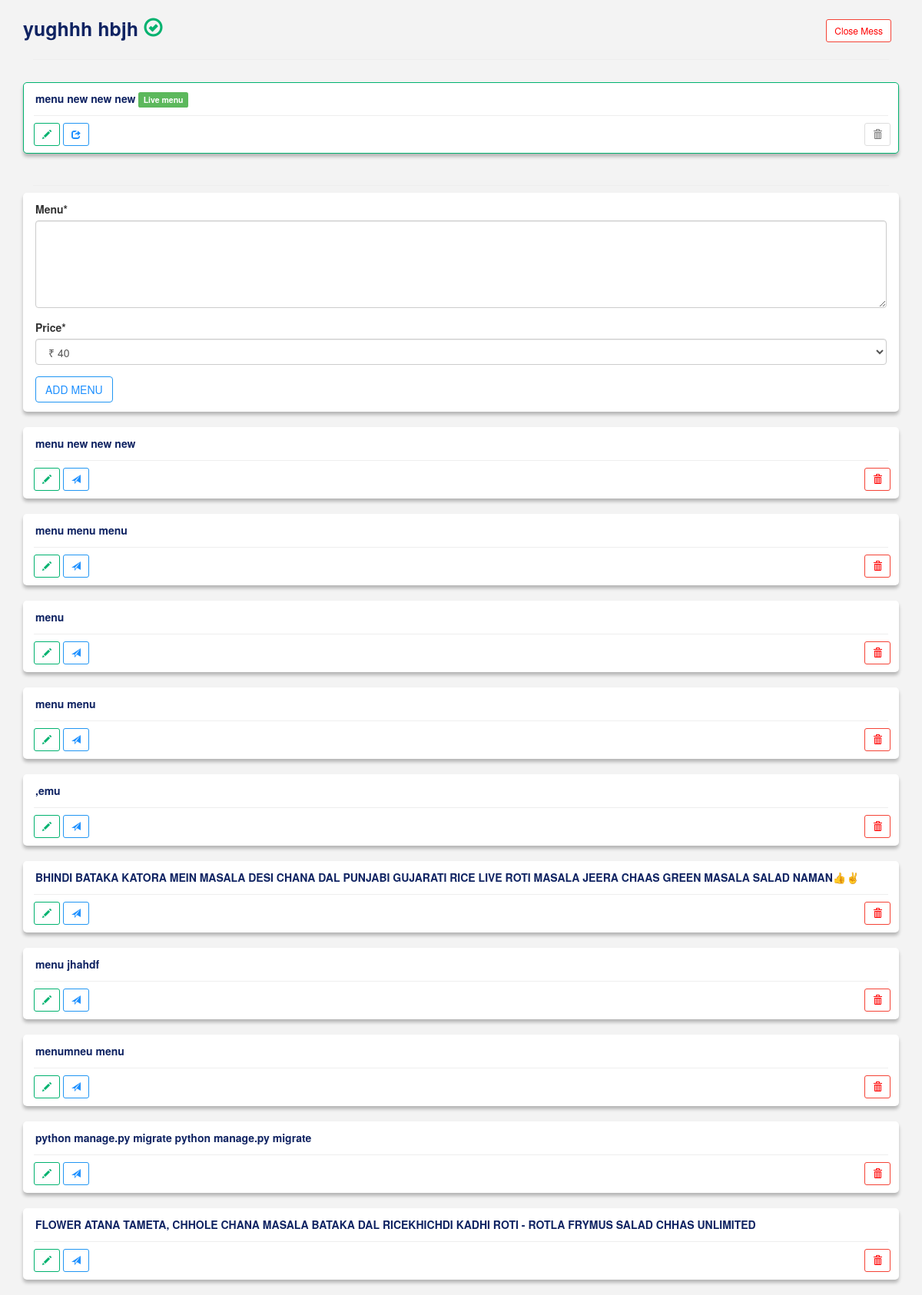
/auth/mymess/sure/ (signed in), run on an earlier commit of the app's database.
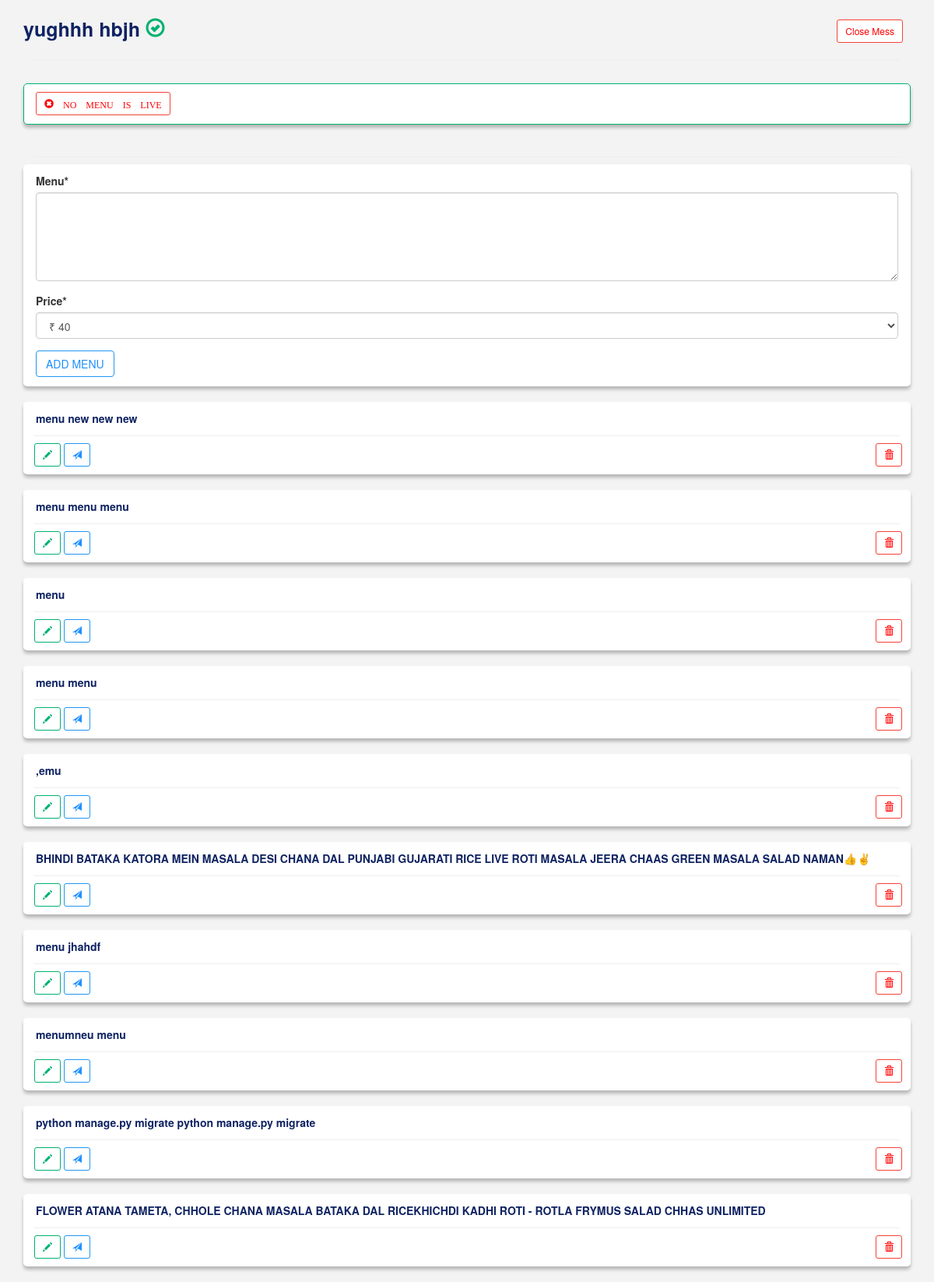
And on a later commit of the database.
### users/models.py (models this page shows, shortened)
class Profile(models.Model):
	user = models.OneToOneField(User, on_delete=models.CASCADE)
	image = models.ImageField(default='default.jpg', upload_to='profile_pics')
	mess_name = models.CharField(max_length=30, blank=True)
	area = models.CharField(max_length=40,choices=PIN_CHOICES, default='Fateganj')
	number = models.CharField(max_length=10, blank=True)
	location = models.URLField(max_length=300, blank=True)
	city = models.CharField(max_length=40,choices=CITY_CHOICES, default='VADODARA')
	zone = models.CharField(max_length=40,choices=ZONE_CHOICES, default='zone-1')
	close = models.BooleanField(default=False)
	follower = models.IntegerField(default=0)

### blog/models.py (models this page shows, shortened)
class Post(models.Model):
	menu = models.TextField(max_length=350)
	image = models.ImageField(default='default.jpg', upload_to='profile_pics')
	date_posted = models.DateTimeField(default=timezone.now)
	session = models.CharField(max_length=10, blank=True)
	price = models.CharField(max_length=5,choices=PRICE_CHOICES, default='40')
	active = models.BooleanField(default=True)
	city = models.CharField(max_length=40,default='VADODARA')
	author = models.ForeignKey(User, on_delete=models.CASCADE)

### users/views.py (the view)
# urls.py: path('mymess/<username>/', user_views.mymess, name='mymess'),
@login_required
def mymess(request, username):
	user=request.user
	if user.is_authenticated:
		if request.method == "POST":
			form = AddMenuForm(request.POST)
			if form.is_valid():
				posts = Post.objects.filter(author=request.user)
				for i in posts:
						i.active = False
						i.session = 'old'
						i.save()
				menu = form.save(commit=False)
				if timezone.now().hour > 14:
					menu.session = 'dinner'
				else:
					menu.session = 'lunch'
				menu.author = request.user
				menu.city = request.user.profile.city
				menu.save()
				messages.success(request, f'MENU ADDED')
				return redirect('mymess', username=request.user)
		else:
			form = AddMenuForm()
	user = User.objects.get(username=username)
	active_post = Post.objects.filter(author=request.user).filter(active=True)
	posts = Post.objects.filter(author=request.user).order_by('-date_posted')[:10][::1]
	if timezone.now().hour > 14:
		session = 'dinner'
	else:
		session = 'lunch'
	if request.user == user:
		context = locals()
		return render(request, 'users/mymess.html', context)

### blog/forms.py
class AddMenuForm(forms.ModelForm):
	class Meta:
		model = Post
		fields = ['menu', 'price']
	def __init__(self, *args, **kwargs):
		super(AddMenuForm, self).__init__(*args, **kwargs) # Call to ModelForm constructor
		self.fields['menu'].widget.attrs['cols'] = 5
		self.fields['menu'].widget.attrs['rows'] = 5

### users/templates/users/mymess.html (shortened to what this page needs)
{% extends "blog/base.html" %}
{% load crispy_forms_tags %}
{% block content %}
<div class="container">
    <div class="row">
      <div class="container">
        <dt style="font-size: 25px;">
          <strong>
               {{ user.profile.mess_name }}
               {% if user.profile.close == True %}
               <span class="glyphicon glyphicon-remove-sign" style="color: #f44336;"></span>
               {% else %}
               <span class="glyphicon glyphicon-ok-circle" style="color: #00b26f;"></span>
               {% endif %}
               {% if user.profile.close == False %}
               <a style="float: right; padding-right: 10px;" href="{% url 'close_mess' user.username %}">
               <button  type="button" class="btn btn-default danger btn-sm">Close Mess</button>
               </a>
               {% else %}
               <a style="float: right; padding-right: 10px;" href="{% url 'open_mess' user.username %}">
               <button  type="button" class="btn btn-default info btn-sm">Open Mess</button>
               </a>
               {% endif %}
            </strong>
          </dt>
        </div>
      </div></br><hr><br>
    {% for post in active_post %}
          {% if post.author.profile.close == False %}
                  {% if session == post.session %}
                  <div class="panel panel-outline" style="border-color: #00b26f;">
                  <div class="panel-heading">
                  <span class="text-left"> <dt><strong> {{ post.menu }} <span class="label label-success">Live menu</span> </strong></dt>
                  </div><hr>
                  <div class="panle-body">
                         <div class="a">
                         <a href="{% url 'post-update' post.id %}">
                         <button  type="button" class="btn btn-default success btn-sm">
                         <span class="glyphicon glyphicon-pencil"></span></button>
                         </a>
                         <a href="#">
                         <button  type="button" class="btn btn-default info btn-sm">
                         <span class="glyphicon glyphicon-share"></span></button>
                         </a>
                         <a style="float: right; padding-right: 10px;" href="#">
                         <button class="btn btn-default btn-sm disabled">
                         <span class="glyphicon glyphicon-trash"></span></button>
                         </a>
                         </div>
                  </div>
                  </div>
                  {% else %}
                    <div class="panel panel-outline" style="border-color: #00b26f;">
                    <div class="panel-heading">
                    <a href="#">
                    <button type="button" class="btn danger btn-default btn-sm" >
                    <span class="glyphicon glyphicon-remove-sign"> NO MENU IS LIVE </span>
                    </button>
                    </a>
                    </div>
                    </div>
                  {% endif %}
          {% endif %}<br><hr>
    {% endfor %}
    {% if form %}
              <div class="panel panel-outline">
              <div class="panel-heading">
                   <form method="POST">
                   <fieldset>
                   {{ form|crispy }}
                   </fieldset>
                   <button class="btn info btn-default" type="submit">ADD MENU</button>
                   </form>
              </div>
              </div>
    {% endif %}
    {% for post in posts %}
          <div class="panel panel-outline">
          <div class="panel-heading">
          <span class="text-left"> <dt><strong> {{ post.menu }}</strong></dt>
          </div><hr>
          <div class="panle-body">
                 <div class="a">
                 <a href="{% url 'post-update' post.id %}">
                 <button  type="button" class="btn btn-default success btn-sm">
                 <span class="glyphicon glyphicon-pencil"></span></button>
                 </a>
                 <a href="{% url 'activate' post.id %}" >
                 <button  type="button" class="btn btn-default info btn-sm">
                 <span class="glyphicon glyphicon-send"></span></button>
                 </a>
                 <a style="float: right; padding-right: 10px;" href="{% url 'post-delete' post.id %}">
                 <button  type="button" class="btn btn-default danger btn-sm">
                 <span class="glyphicon glyphicon-trash"></span></button>
                 </a>
                 </div>
          </div>
          </div>
    {% endfor %}
</div>
{% endblock content %}

### blog/templates/blog/base.html (shortened to what this page needs)
{% load static %}
<!DOCTYPE html>
<html lang="en">
  <head>
    <link rel="stylesheet" href="https://maxcdn.bootstrapcdn.com/bootstrap/3.4.0/css/bootstrap.min.css">
    <link rel="stylesheet" type="text/css" href="{% static 'blog/main.css' %}">
  </head>
  <body>
<br>
    <main role="main" class="container">
      <div class="row">
          {% block content %}{% endblock %}
        </div>
    </main>
  </body>
</html>

### blog/static/blog/main.css (style rules this page uses)
body { background-color: #f3f3f3; }
.panel-heading { background-color: ; }
.panel { background: #FFFFFF; box-shadow: 0px 4px 4px rgba(0, 0, 0, 0.25); border-radius: 5px; }
hr { margin: 1px 13px 9px 13px; }
strong { color: #0F2362; }
div.a { margin: 1px 0px 9px 13px; }
.info { border-color: #2196F3; color: dodgerblue }
.danger { border-color: #f44336; color: red }
.success { border-color: #00b26f; color: #00b26f }

What changed in the data, as far as the page shows it:
changed Post "menu new new new": menu "menu new new new" → (not shown); session "Live menu" → "NO MENU IS LIVE"
